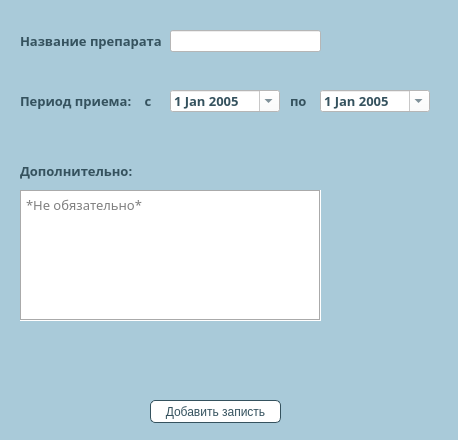
<?xml version="1.0" encoding="UTF-8"?>
<ui version="4.0">
 <class>Form</class>
 <widget class="QWidget" name="Form">
  <property name="geometry">
   <rect>
    <x>0</x>
    <y>0</y>
    <width>458</width>
    <height>440</height>
   </rect>
  </property>
  <property name="windowTitle">
   <string>Form</string>
  </property>
  <property name="styleSheet">
   <string notr="true">background-color:#a9cad9</string>
  </property>
  <widget class="QDateEdit" name="dateEdit">
   <property name="geometry">
    <rect>
     <x>170</x>
     <y>90</y>
     <width>110</width>
     <height>22</height>
    </rect>
   </property>
   <property name="font">
    <font>
     <family>Yu Gothic UI Semibold</family>
     <pointsize>10</pointsize>
     <weight>75</weight>
     <bold>true</bold>
    </font>
   </property>
   <property name="styleSheet">
    <string notr="true">color:#35525e;
background-color: white;</string>
   </property>
   <property name="maximumDateTime">
    <datetime>
     <hour>23</hour>
     <minute>59</minute>
     <second>59</second>
     <year>2050</year>
     <month>12</month>
     <day>31</day>
    </datetime>
   </property>
   <property name="minimumDateTime">
    <datetime>
     <hour>0</hour>
     <minute>0</minute>
     <second>0</second>
     <year>2005</year>
     <month>1</month>
     <day>1</day>
    </datetime>
   </property>
   <property name="currentSection">
    <enum>QDateTimeEdit::DaySection</enum>
   </property>
   <property name="calendarPopup">
    <bool>true</bool>
   </property>
  </widget>
  <widget class="QDateEdit" name="dateEdit_2">
   <property name="geometry">
    <rect>
     <x>320</x>
     <y>90</y>
     <width>110</width>
     <height>22</height>
    </rect>
   </property>
   <property name="font">
    <font>
     <family>Yu Gothic UI Semibold</family>
     <pointsize>10</pointsize>
     <weight>75</weight>
     <bold>true</bold>
    </font>
   </property>
   <property name="styleSheet">
    <string notr="true">color:#35525e;
background-color: white;</string>
   </property>
   <property name="maximumDateTime">
    <datetime>
     <hour>23</hour>
     <minute>59</minute>
     <second>59</second>
     <year>2050</year>
     <month>12</month>
     <day>31</day>
    </datetime>
   </property>
   <property name="minimumDateTime">
    <datetime>
     <hour>0</hour>
     <minute>0</minute>
     <second>0</second>
     <year>2005</year>
     <month>1</month>
     <day>1</day>
    </datetime>
   </property>
   <property name="currentSection">
    <enum>QDateTimeEdit::DaySection</enum>
   </property>
   <property name="calendarPopup">
    <bool>true</bool>
   </property>
  </widget>
  <widget class="QLabel" name="label">
   <property name="geometry">
    <rect>
     <x>20</x>
     <y>80</y>
     <width>131</width>
     <height>41</height>
    </rect>
   </property>
   <property name="font">
    <font>
     <family>Yu Gothic UI Semibold</family>
     <pointsize>10</pointsize>
     <weight>75</weight>
     <bold>true</bold>
    </font>
   </property>
   <property name="styleSheet">
    <string notr="true">color:#35525e;</string>
   </property>
   <property name="text">
    <string>Период приема:    с</string>
   </property>
   <property name="alignment">
    <set>Qt::AlignLeading|Qt::AlignLeft|Qt::AlignVCenter</set>
   </property>
  </widget>
  <widget class="QLabel" name="label_2">
   <property name="geometry">
    <rect>
     <x>290</x>
     <y>80</y>
     <width>21</width>
     <height>41</height>
    </rect>
   </property>
   <property name="font">
    <font>
     <family>Yu Gothic UI Semibold</family>
     <pointsize>10</pointsize>
     <weight>75</weight>
     <bold>true</bold>
    </font>
   </property>
   <property name="styleSheet">
    <string notr="true">color:#35525e;</string>
   </property>
   <property name="text">
    <string>по</string>
   </property>
   <property name="alignment">
    <set>Qt::AlignLeading|Qt::AlignLeft|Qt::AlignVCenter</set>
   </property>
  </widget>
  <widget class="QLabel" name="label_3">
   <property name="geometry">
    <rect>
     <x>20</x>
     <y>20</y>
     <width>141</width>
     <height>41</height>
    </rect>
   </property>
   <property name="font">
    <font>
     <family>Yu Gothic UI Semibold</family>
     <pointsize>10</pointsize>
     <weight>75</weight>
     <bold>true</bold>
    </font>
   </property>
   <property name="styleSheet">
    <string notr="true">color:#35525e;</string>
   </property>
   <property name="text">
    <string>Название препарата</string>
   </property>
   <property name="alignment">
    <set>Qt::AlignLeading|Qt::AlignLeft|Qt::AlignVCenter</set>
   </property>
  </widget>
  <widget class="QLineEdit" name="lineEdit">
   <property name="geometry">
    <rect>
     <x>170</x>
     <y>30</y>
     <width>151</width>
     <height>22</height>
    </rect>
   </property>
   <property name="styleSheet">
    <string notr="true">color:#35525e;
background-color: white;</string>
   </property>
  </widget>
  <widget class="QLabel" name="label_4">
   <property name="geometry">
    <rect>
     <x>20</x>
     <y>150</y>
     <width>141</width>
     <height>41</height>
    </rect>
   </property>
   <property name="font">
    <font>
     <family>Yu Gothic UI Semibold</family>
     <pointsize>10</pointsize>
     <weight>75</weight>
     <bold>true</bold>
    </font>
   </property>
   <property name="styleSheet">
    <string notr="true">color:#35525e;</string>
   </property>
   <property name="text">
    <string>Дополнительно:</string>
   </property>
   <property name="alignment">
    <set>Qt::AlignLeading|Qt::AlignLeft|Qt::AlignVCenter</set>
   </property>
  </widget>
  <widget class="QTextEdit" name="textEdit">
   <property name="geometry">
    <rect>
     <x>20</x>
     <y>190</y>
     <width>301</width>
     <height>131</height>
    </rect>
   </property>
   <property name="font">
    <font>
     <family>Yu Gothic UI Semilight</family>
     <pointsize>10</pointsize>
     <weight>50</weight>
     <bold>false</bold>
    </font>
   </property>
   <property name="styleSheet">
    <string notr="true">background-color: white;</string>
   </property>
   <property name="frameShape">
    <enum>QFrame::Box</enum>
   </property>
   <property name="placeholderText">
    <string>*Не обязательно*</string>
   </property>
  </widget>
  <widget class="QPushButton" name="add_pos">
   <property name="geometry">
    <rect>
     <x>150</x>
     <y>400</y>
     <width>131</width>
     <height>23</height>
    </rect>
   </property>
   <property name="styleSheet">
    <string notr="true">QPushButton{
    -webkit-transition-duration: 0.4s; 
    transition-duration: 0.4s;
	border-radius: 5px;
	background-color: white;
	border: 1px solid #35525e;
	color: #35525e;
}

QPushButton:hover {
    background-color: #35525e;
    color: white;
}</string>
   </property>
   <property name="text">
    <string>Добавить записть</string>
   </property>
  </widget>
 </widget>
 <resources/>
 <connections/>
</ui>
